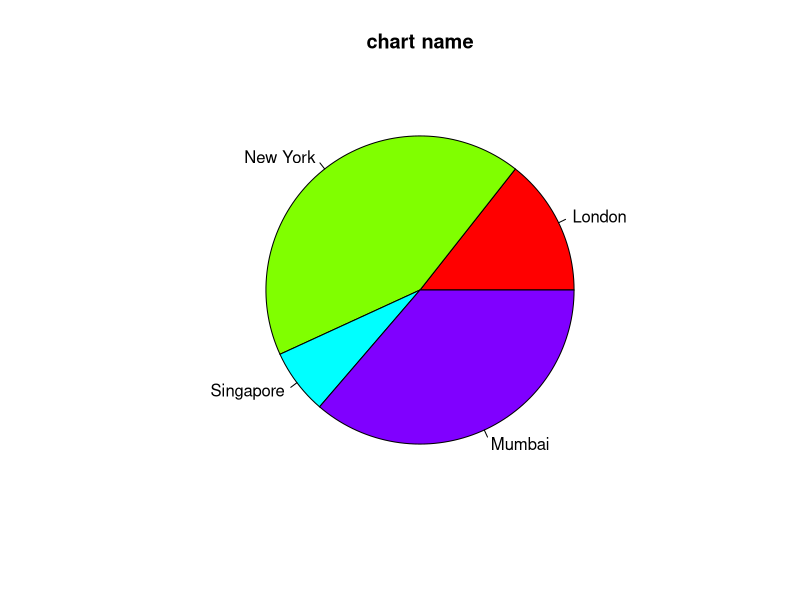
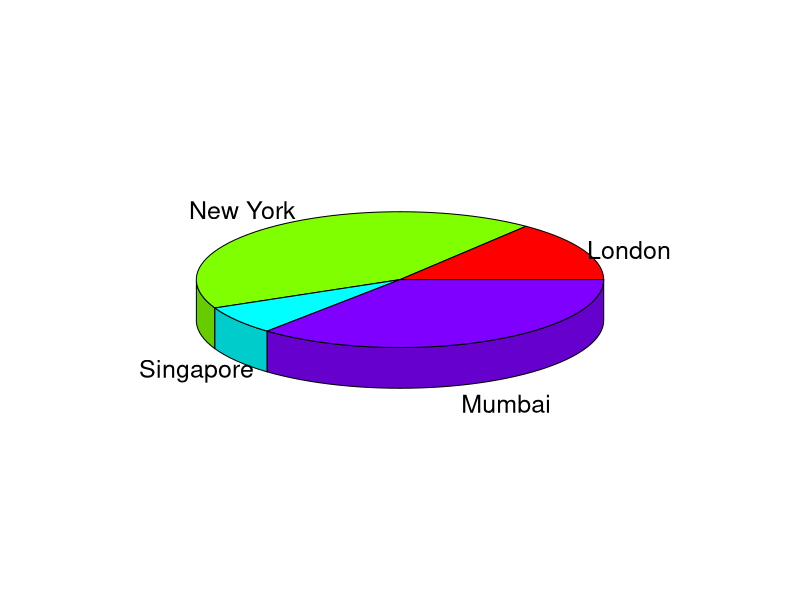
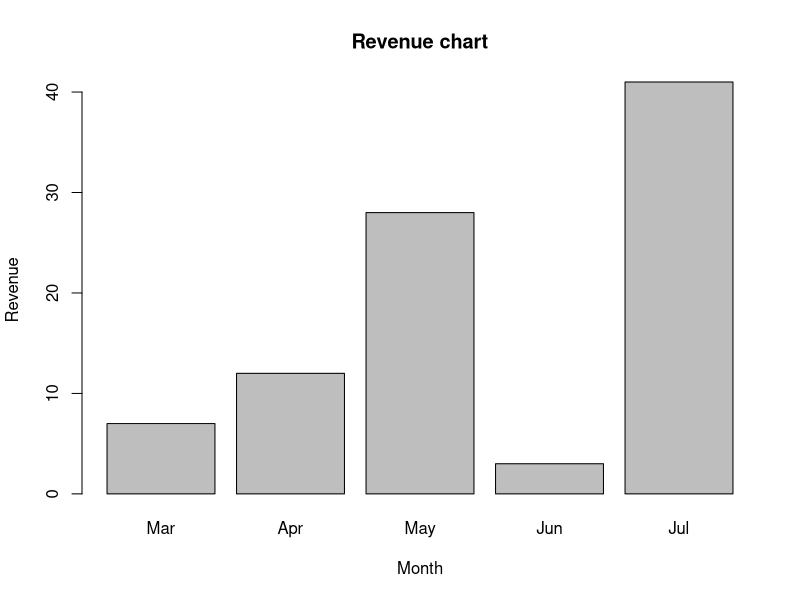
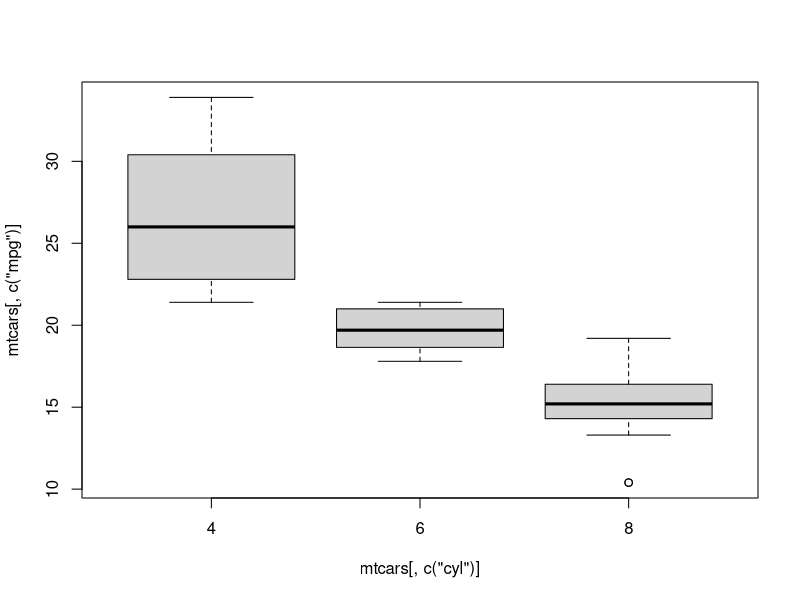
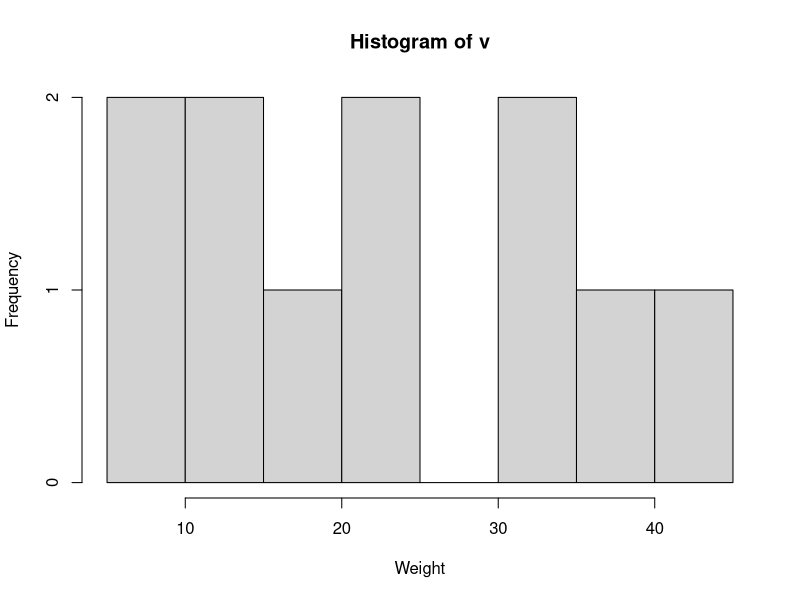
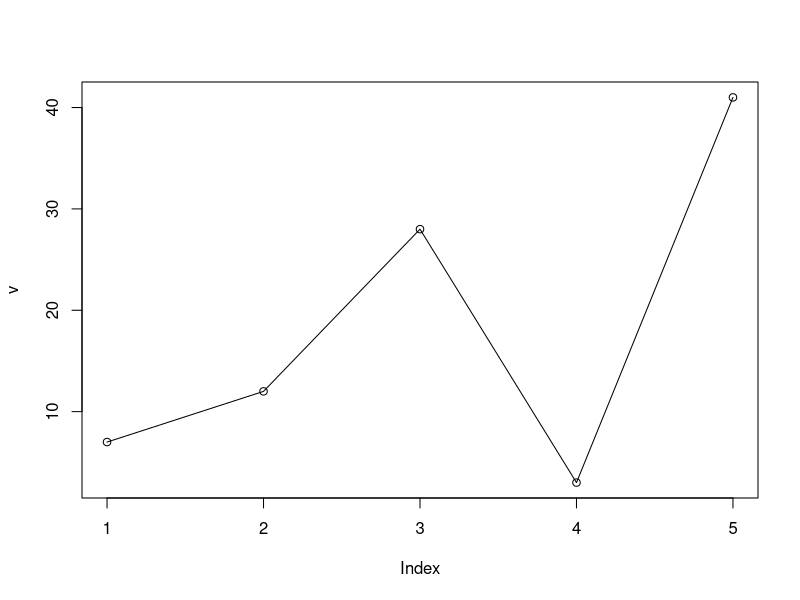
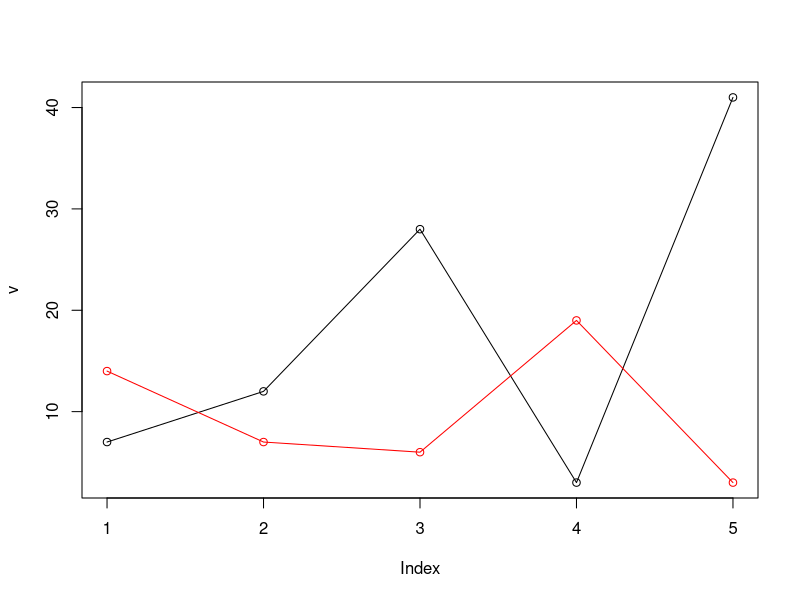
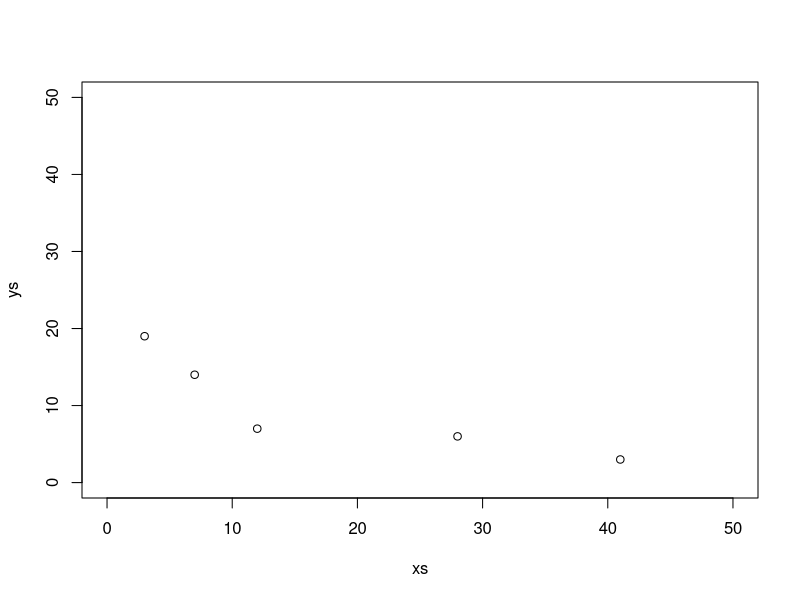

Here is the R script that generated these plots, in order:
## ---- chunk 1
# pie
x <- c(21, 62, 10, 53)
labels <- c("London", "New York", "Singapore", "Mumbai")

pie(x,labels, main="chart name", col = rainbow((length(x))))

#create a file and save it
# png(file = "city.png")
# dev.off()
## ---- chunk 2
library(plotrix)
x <- c(21, 62, 10, 53)
labels <- c("London", "New York", "Singapore", "Mumbai")

pie3D(x,labels = labels)
## ---- chunk 3
H <- c(7,12,28,3,41)
M <- c("Mar","Apr","May","Jun","Jul")

barplot(H,names.arg=M,xlab="Month",ylab="Revenue",main="Revenue chart")
## ---- chunk 4
boxplot(mtcars[,c('mpg')]~mtcars[,c('cyl')])

## ---- chunk 5
v <-  c(9,13,21,8,36,22,12,41,31,33,19)
hist(v,xlab = "Weight")
## ---- chunk 6
# line plot
v <- c(7,12,28,3,41)

plot(v,type='o')

## ---- chunk 7
# to plot multiple lines we use line() in addition to plot()
v <- c(7,12,28,3,41)
t <- c(14,7,6,19,3)

plot(v,type='o')
lines(t, type = "o", col='red')
## ---- chunk 8
# Scatter plot 
# plot(x, y, main, xlab, ylab, xlim, ylim, axes)
# x is the data set whose values are the horizontal coordinates.
# y is the data set whose values are the vertical coordinates.
# main is the tile of the graph.
# xlab is the label in the horizontal axis.
# ylab is the label in the vertical axis.
# xlim is the limits of the values of x used for plotting.
# ylim is the limits of the values of y used for plotting.
# axes indicates whether both axes should be drawn on the plot.
xs <- c(7,12,28,3,41)
ys <- c(14,7,6,19,3)
plot(x = xs, y= ys, xlim = c(0,50), ylim = c(0,50))

## ---- chunk 9
# Pair plot
xs <- c(7,12,28,3,41)
ys <- c(14,7,6,19,3)
zs <- c(1,1,1,1,1)

plot(~wt+mpg+disp+cyl,data=mtcars)
